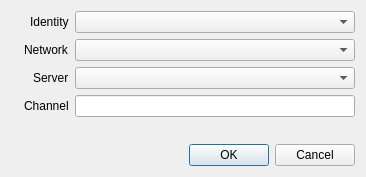
<?xml version="1.0" encoding="UTF-8"?>
<ui version="4.0">
 <class>dialog_AutoJoin</class>
 <widget class="QDialog" name="dialog_AutoJoin">
  <property name="geometry">
   <rect>
    <x>0</x>
    <y>0</y>
    <width>366</width>
    <height>177</height>
   </rect>
  </property>
  <property name="sizePolicy">
   <sizepolicy hsizetype="Preferred" vsizetype="Preferred">
    <horstretch>0</horstretch>
    <verstretch>0</verstretch>
   </sizepolicy>
  </property>
  <property name="maximumSize">
   <size>
    <width>1000</width>
    <height>1000</height>
   </size>
  </property>
  <property name="windowTitle">
   <string>New Channel Auto-Join</string>
  </property>
  <property name="sizeGripEnabled">
   <bool>false</bool>
  </property>
  <property name="modal">
   <bool>false</bool>
  </property>
  <layout class="QVBoxLayout" name="verticalLayout_2">
   <item>
    <layout class="QHBoxLayout" name="horizontalLayout_2">
     <item>
      <widget class="QLabel" name="label_5">
       <property name="text">
        <string/>
       </property>
       <property name="pixmap">
        <pixmap resource="resources.qrc">:/irc/Resources/channel_128.png</pixmap>
       </property>
      </widget>
     </item>
     <item>
      <layout class="QVBoxLayout" name="verticalLayout">
       <item>
        <layout class="QFormLayout" name="formLayout">
         <property name="fieldGrowthPolicy">
          <enum>QFormLayout::AllNonFixedFieldsGrow</enum>
         </property>
         <property name="labelAlignment">
          <set>Qt::AlignRight|Qt::AlignTrailing|Qt::AlignVCenter</set>
         </property>
         <item row="2" column="0">
          <widget class="QLabel" name="label_4">
           <property name="sizePolicy">
            <sizepolicy hsizetype="Preferred" vsizetype="Preferred">
             <horstretch>0</horstretch>
             <verstretch>0</verstretch>
            </sizepolicy>
           </property>
           <property name="text">
            <string>Identity</string>
           </property>
           <property name="alignment">
            <set>Qt::AlignLeading|Qt::AlignLeft|Qt::AlignVCenter</set>
           </property>
          </widget>
         </item>
         <item row="2" column="1">
          <widget class="QComboBox" name="comboBox_Identity"/>
         </item>
         <item row="3" column="0">
          <widget class="QLabel" name="label_2">
           <property name="sizePolicy">
            <sizepolicy hsizetype="Preferred" vsizetype="Preferred">
             <horstretch>0</horstretch>
             <verstretch>0</verstretch>
            </sizepolicy>
           </property>
           <property name="text">
            <string>Network</string>
           </property>
           <property name="alignment">
            <set>Qt::AlignLeading|Qt::AlignLeft|Qt::AlignVCenter</set>
           </property>
          </widget>
         </item>
         <item row="3" column="1">
          <widget class="QComboBox" name="comboBox_Network">
           <property name="styleSheet">
            <string notr="true">combobox-popup: 0;</string>
           </property>
          </widget>
         </item>
         <item row="4" column="0">
          <widget class="QLabel" name="label_3">
           <property name="text">
            <string>Server</string>
           </property>
          </widget>
         </item>
         <item row="4" column="1">
          <widget class="QComboBox" name="comboBox_Server">
           <property name="styleSheet">
            <string notr="true">combobox-popup: 0;</string>
           </property>
          </widget>
         </item>
         <item row="5" column="0">
          <widget class="QLabel" name="label">
           <property name="sizePolicy">
            <sizepolicy hsizetype="Preferred" vsizetype="Preferred">
             <horstretch>0</horstretch>
             <verstretch>0</verstretch>
            </sizepolicy>
           </property>
           <property name="text">
            <string>Channel</string>
           </property>
           <property name="alignment">
            <set>Qt::AlignLeading|Qt::AlignLeft|Qt::AlignVCenter</set>
           </property>
          </widget>
         </item>
         <item row="5" column="1">
          <widget class="QLineEdit" name="lineEdit_Channel">
           <property name="maxLength">
            <number>70</number>
           </property>
           <property name="echoMode">
            <enum>QLineEdit::Normal</enum>
           </property>
          </widget>
         </item>
        </layout>
       </item>
      </layout>
     </item>
    </layout>
   </item>
   <item>
    <widget class="QDialogButtonBox" name="buttonBox">
     <property name="orientation">
      <enum>Qt::Horizontal</enum>
     </property>
     <property name="standardButtons">
      <set>QDialogButtonBox::Cancel|QDialogButtonBox::Ok</set>
     </property>
    </widget>
   </item>
  </layout>
 </widget>
 <tabstops>
  <tabstop>comboBox_Identity</tabstop>
  <tabstop>comboBox_Network</tabstop>
  <tabstop>comboBox_Server</tabstop>
  <tabstop>buttonBox</tabstop>
 </tabstops>
 <resources>
  <include location="resources.qrc"/>
 </resources>
 <connections>
  <connection>
   <sender>buttonBox</sender>
   <signal>accepted()</signal>
   <receiver>dialog_AutoJoin</receiver>
   <slot>accept()</slot>
   <hints>
    <hint type="sourcelabel">
     <x>248</x>
     <y>254</y>
    </hint>
    <hint type="destinationlabel">
     <x>157</x>
     <y>274</y>
    </hint>
   </hints>
  </connection>
  <connection>
   <sender>buttonBox</sender>
   <signal>rejected()</signal>
   <receiver>dialog_AutoJoin</receiver>
   <slot>reject()</slot>
   <hints>
    <hint type="sourcelabel">
     <x>316</x>
     <y>260</y>
    </hint>
    <hint type="destinationlabel">
     <x>286</x>
     <y>274</y>
    </hint>
   </hints>
  </connection>
 </connections>
</ui>
